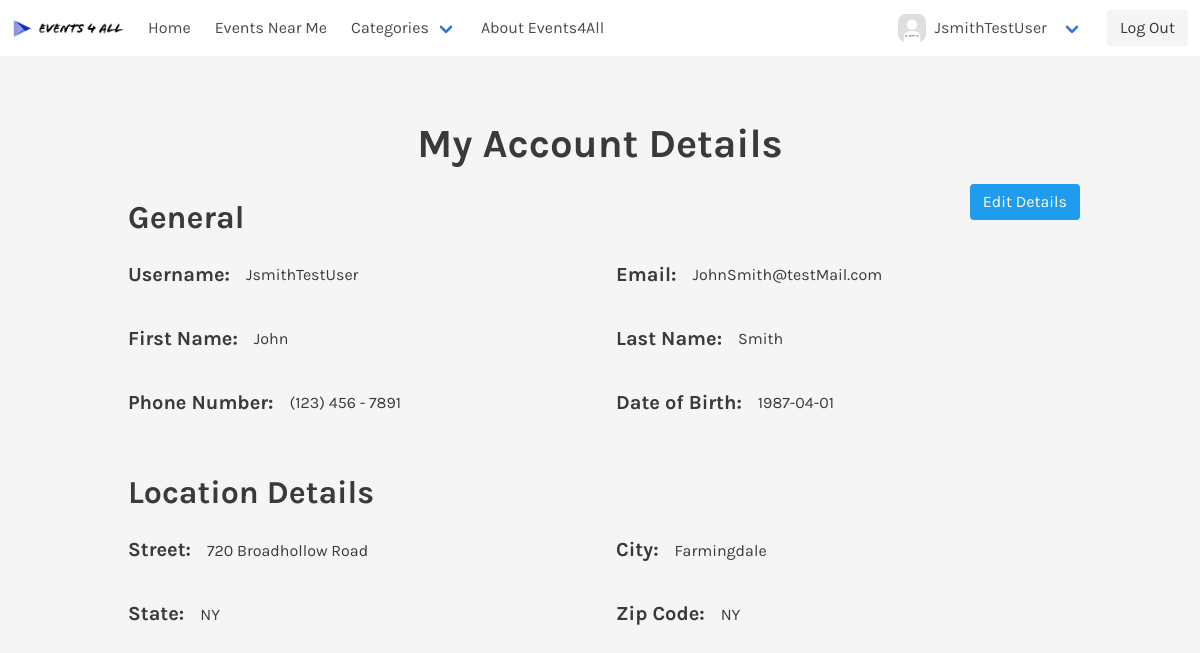
The page /myAccount.php (signed in) on the database as committed earlier.
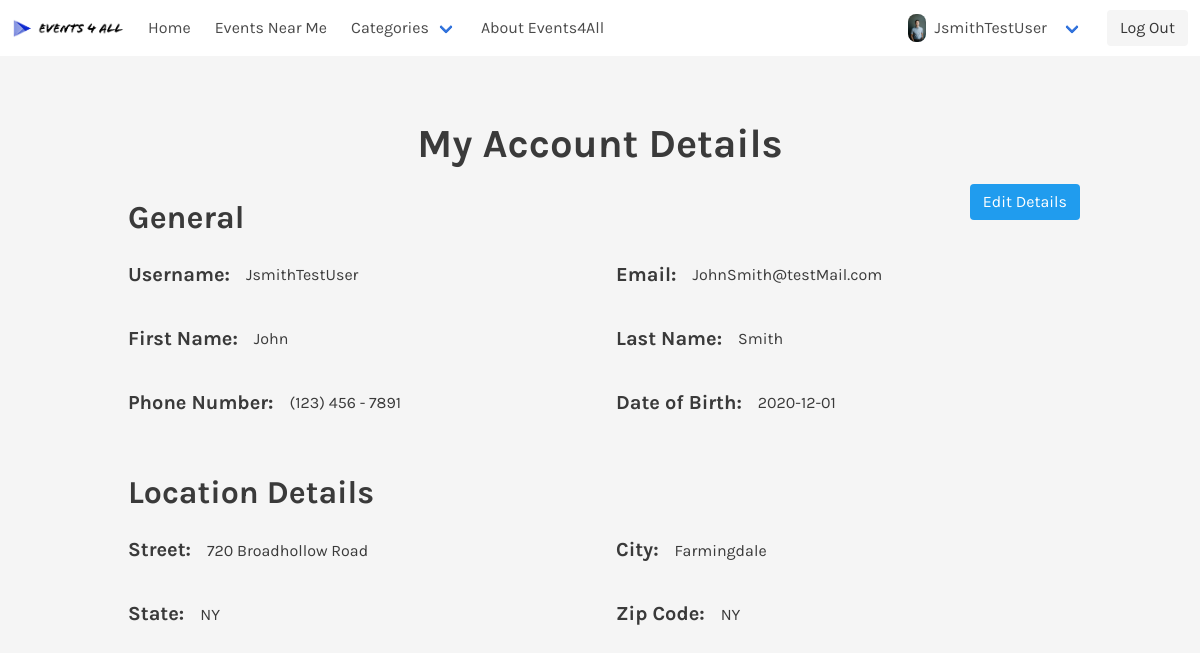
The same page on the database as committed later.
### tables this page shows
CREATE TABLE `Users` (
  `userID` int(10) UNSIGNED NOT NULL,
  `email` varchar(255) NOT NULL,
  `userName` varchar(255) NOT NULL,
  `userPassword` varchar(255) NOT NULL,
  `firstName` varchar(50) DEFAULT NULL,
  `lastName` varchar(50) DEFAULT NULL,
  `street` varchar(255) DEFAULT NULL,
  `city` varchar(255) DEFAULT NULL,
  `USstate` varchar(255) DEFAULT NULL,
  `zip` int(5) DEFAULT NULL,
  `phone` char(10) DEFAULT NULL,
  `dateOfBirth` date NOT NULL
);

CREATE TABLE `UserProfile` (
  `profileID` int(11) NOT NULL,
  `userID` int(10) NOT NULL,
  `profileImg` varchar(255) DEFAULT NULL,
  `bio` text,
  `hobbies` text
);

### myAccount.php (the view, shortened to what the changed rows need)
<!DOCTYPE html>
<html lang="en">
<head>
    <link rel="stylesheet" href="./css/bulma.min.css">
    <link rel="stylesheet" href="./css/style.css">
    <link href="https://unpkg.com/aos@2.3.1/dist/aos.css" rel="stylesheet">
    <link rel="stylesheet" href="https://use.fontawesome.com/releases/v5.8.1/css/all.css">
</head>
<body>
<?php require './navbar.php'; ?>
<?php
if (($loggedon) && ($userID !== NULL) && ($userName !== NULL)) {
    require './methods/databaseConnection.php';
    $query = "SELECT * FROM Users WHERE userName = '$userName'";
    $result = $mysqli->query($query);
    if ($result->num_rows > 0) {
       while($row = $result->fetch_assoc()) {
            $userName = $row["userName"];
            $email = $row["email"];
            $firstName = $row["firstName"];
            $lastName = $row["lastName"];
            $street = $row["street"];
            $city = $row["city"];
            $state = $row["USstate"];
            $phone = $row["phone"];
            $dob = $row["dateOfBirth"];
       }
            $areaCode = substr($phone, 0, 3);
            $localCode = substr($phone, 3, 3);
            $userCode = substr($phone, 6);
    echo "
    <section class='section'>
            <div class='container'>
                <h1 class='is-size-2 has-text-weight-bold has-text-centered'>My Account Details</h1>
                <a href='./editAccount.php' class='button is-info is-pulled-right is-size-6'>Edit Details</a>
                <h2 class='is-size-3 has-text-weight-bold'>General</h2>
                <ul class='dataSetGrid'>
                    <li class='dataSet'>
                        <h5 class='is-size-5 has-text-weight-bold'>Username:</h5>
                        <p class='is-size-6'>$userName</p>
                    </li>
                    <li class='dataSet'>
                        <h5 class='is-size-5 has-text-weight-bold'>Email:</h5>
                        <p class='is-size-6'>$email</p>
                    </li>
                    <li class='dataSet'>
                        <h5 class='is-size-5 has-text-weight-bold'>First Name:</h5>
                        <p class='is-size-6'>$firstName</p>
                    </li>
                    <li class='dataSet'>
                        <h5 class='is-size-5 has-text-weight-bold'>Last Name:</h5>
                        <p class='is-size-6'>$lastName</p>
                    </li>
                    <li class='dataSet'>
                        <h5 class='is-size-5 has-text-weight-bold'>Phone Number:</h5>
                        <p class='is-size-6'>($areaCode) $localCode - $userCode</p>
                    </li>
                    <li class='dataSet'>
                        <h5 class='is-size-5 has-text-weight-bold'>Date of Birth:</h5>
                        <p class='is-size-6'>$dob</p>
                    </li>
                </ul>
                <h2 class='is-size-3 has-text-weight-bold'>Location Details</h2>
                <ul class='dataSetGrid'>
                    <li class='dataSet'>
                        <h5 class='is-size-5 has-text-weight-bold'>Street:</h5>
                        <p class='is-size-6'>$street</p>
                    </li>
                    <li class='dataSet'>
                        <h5 class='is-size-5 has-text-weight-bold'>City:</h5>
                        <p class='is-size-6'>$city</p>
                    </li>
                    <li class='dataSet'>
                        <h5 class='is-size-5 has-text-weight-bold'>State:</h5>
                        <p class='is-size-6'>$state</p>
                    </li>
                    <li class='dataSet'>
                        <h5 class='is-size-5 has-text-weight-bold'>Zip Code:</h5>
                        <p class='is-size-6'>$state</p>
                    </li>
                </ul>
            </div>
        </section>
     ";
}
 else {
     echo "<p class='is-size-4 has-text-centered'>Something went wrong... Please refresh the page to try again</p>";
 }
}
?>
</body>
</html>

### navbar.php (shortened to what the changed rows need)
<?php
if (isset($_SESSION['loggedon'])) {
	$loggedon = $_SESSION['loggedon'];
}
else {
	$loggedon = FALSE;
}
if (isset($_SESSION['userID'])) {
    $userID = $_SESSION['userID'];
}
else {
	$userID = NULL;
}
if (isset($_SESSION['userName'])) {
    $userName = $_SESSION['userName'];
}
else {
	$userName = NULL;
}
if (($loggedon) && ($userName != NULL) && ($userID != NULL)){
  require './methods/databaseConnection.php';
$query = "SELECT profileImg FROM UserProfile WHERE  userID = '$userID'";
                    $result = $mysqli->query($query);
                    if ($result->num_rows > 0) {
                        while($row = $result->fetch_assoc()) {
                            $userImg = $row["profileImg"];
                        }
                    }
}
?>
    <nav class="navbar" role="navigation" aria-label="main navigation">
        <div id="navbarBasicExample" class="navbar-menu">
            <div class="navbar-end">
           <?php if ($loggedon) {  echo "<div class='navbar-item has-dropdown is-hoverable'>
                        <a class='navbar-link'>";
                        if ($userImg) {
                           echo "<img src='./images/$userName/$userImg' class='navBarProfilePicture' alt='User Profile Picture'>";
                        }
                        else{
                            echo "<img src='./images/ProfilePhotoWithLogo.png' class='navBarProfilePicture' alt='User Profile Picture'>";
                        }
                        echo "<h3 class='is-size-6'>$userName</h3>
                        </a>
                        <div class='navbar-dropdown'>
                            <a class='navbar-item' href='./myProfile.php'>My Profile</a>
                            <a class='navbar-item' href='./myAccount.php'>My Account</a>
                            <a class='navbar-item' href='./friends.php'>Friends</a>
                            <a class='navbar-item' href='./messages.php'>Messages</a>
                            <a class='navbar-item' href='./myEvents.php'>My Events</a>
                        </div>
                    </div> ";} ?>
                </div>
            </div>
    </nav>

Rows that differ between the two databases and show on the page:
added userprofile: profileImg (picture)
changed users "JsmithTestUser": dateOfBirth "1987-04-01" → "2020-12-01"
